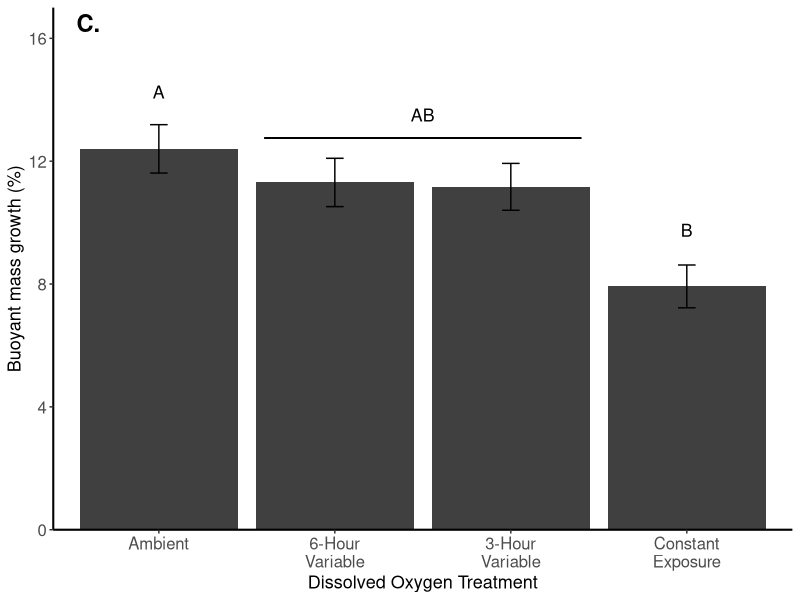
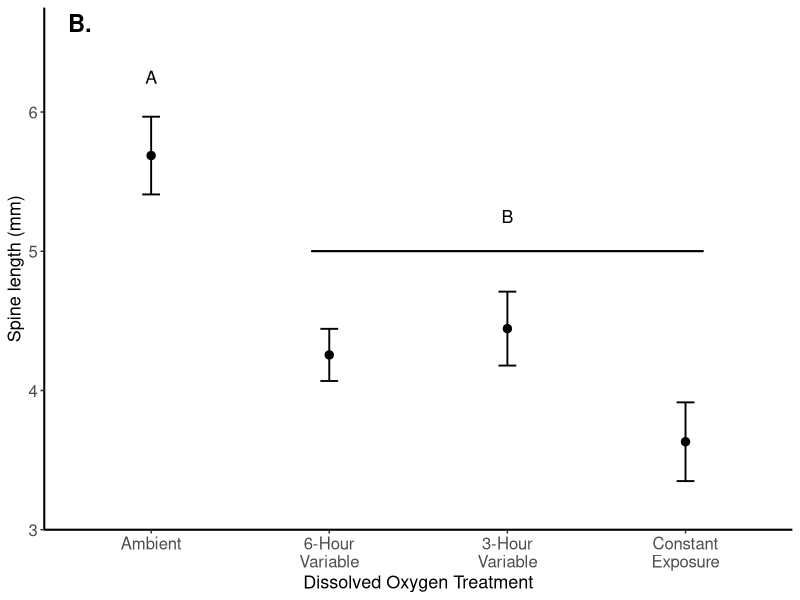
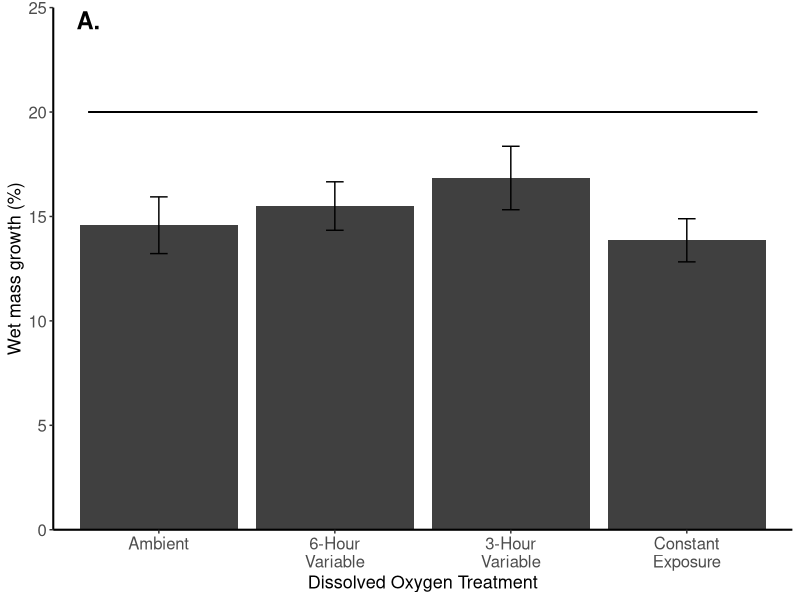

The R script that drew these images, in order: (Note: this script raises an error after producing the figures.)
library(scales)
library(nlme)
library(multcomp)
library(ggpubr)
library(tidyverse)

# For label wrapping in plots
wrap_10<-wrap_format(10)

##########################################################
# WET MASS
wmass <- read_csv("3_WetMass.csv") %>%
  mutate(TreatCode = as_factor(TreatCode) %>%
           fct_relevel("Ambient", "Cyc6", "Cyc3", "Constant")
  )

## Tests for ANOVA assumptions
shapiro.test(wmass$WM.initial)
bartlett.test(WM.initial~TreatCode,data = wmass)
shapiro.test(wmass$WMChange.endpt)
bartlett.test(WMChange.endpt~TreatCode,data = wmass)

## Nested ANOVA (Tank as random factor)
### check for differences in wet mass pre-treatment
lme.wm.initial<-lme(WM.initial~TreatCode,data=wmass,random=~1|TankID)
anova(lme.wm.initial)

### test for differences in wet mass growth post-treatment
lme.wmchange<-lme(WMChange.endpt~TreatCode*SpineAmp,data=wmass,random=~1|TankID)
anova(lme.wmchange)

## Generate means and standard errors for plotting
se.wmchange <- wmass %>%
  group_by(TreatCode) %>%
  summarise(n = n(),
            WMChange_mean = mean(WMChange.endpt),
            sd = sd(WMChange.endpt),
            se = sd/sqrt(n)
  ) %>%
  ungroup()

## Plot figure
gg.wmchange<-ggplot(se.wmchange,aes(x=TreatCode,y=WMChange_mean*100))+
  geom_bar(stat="identity",fill="gray25")+
  geom_errorbar(aes(ymin=(WMChange_mean*100)-(se*100),ymax=(WMChange_mean*100)+(se*100)),width=0.1)+
  scale_x_discrete(labels=wrap_10(c("Ambient","6-Hour Variable","3-Hour Variable","Constant Exposure")))+
  scale_y_continuous(expand = c(0,0), limits = c(0,25))+
  xlab("Dissolved Oxygen Treatment")+
  ylab("Wet mass growth (%)")+
  geom_segment(aes(x=.6,y=20,xend=4.4,yend=20), size=.55)+
  annotate("text", x = 0.6, y = 24.4, label = "A.", size = 6, fontface=2)+
  theme_bw()+theme(panel.border = element_blank(), panel.grid.major = element_blank(), panel.grid.minor = element_blank(), axis.line.x = element_line(colour = "black", size = .7), axis.line.y = element_line(colour = "black", size = .7), axis.title.x = element_text(size=13), axis.title.y = element_text(size=13),axis.text.x = element_text(size=12),axis.text.y = element_text(size=12))



##########################################################
# TEST DIAMETER
diam <- read_csv("3_TestDiameter.csv") %>%
  mutate(TreatCode = as_factor(TreatCode) %>%
           fct_relevel("Ambient", "Cyc6", "Cyc3", "Constant")
  )

## Tests for ANOVA assumptions
shapiro.test(diam$Diam.initial)
bartlett.test(Diam.initial~TreatCode,data = diam)
shapiro.test(diam$DiamChange.endpt)
bartlett.test(DiamChange.endpt~TreatCode,data = diam)

## Nested ANOVA (Tank as random factor)
### check for differences in wet mass pre-treatment
lme.diam.initial<-lme(Diam.initial~TreatCode,data=diam,random=~1|TankID)
anova(lme.diam.initial)

### check for differences in diameter growth post-treatment
lme.diamchange<-lme(DiamChange.endpt~TreatCode,data=diam,random=~1|TankID)
anova(lme.diamchange)

##########################################################
# SPINE REGENERATION

spines <- read_csv("3_SpineLengths.csv") %>%
  mutate(TreatCode = as_factor(TreatCode) %>%
           fct_relevel("Ambient", "Cyc6", "Cyc3", "Constant"),
         TankID = as_factor(as.character(TankID))
  )

## Tests for ANOVA assumptions
shapiro.test(spines$MeanLength)
bartlett.test(MeanLength~TreatCode,data = spines)

## Nested ANOVA (Tank as random factor)
lme.spines<-lme(MeanLength~TreatCode,data=spines,random=~1|TankID)
anova(lme.spines)

## Generate means and standard errors for plotting
se.spines <- spines %>%
  group_by(TreatCode) %>%
  summarise(n = n(),
            SpineLength_mean = mean(MeanLength),
            sd = sd(MeanLength),
            se = sd/sqrt(n)
  ) %>%
  ungroup()

## Plot figure
gg.spines<-ggplot(se.spines,aes(x=TreatCode,y=SpineLength_mean*10))+
  geom_point(size=2.5)+
  geom_errorbar(aes(ymin=(SpineLength_mean*10)-(se*10),ymax=(SpineLength_mean*10)+(se*10)),width=.1,size=.65)+
  xlab("Dissolved Oxygen Treatment")+
  ylab("Spine length (mm)")+
  scale_x_discrete(labels=wrap_10(c("Ambient","6-Hour Variable","3-Hour Variable","Constant Exposure")))+
  scale_y_continuous(expand = c(0,0), limits = c(3,6.75))+
  geom_segment(aes(x=1.9,y=5,xend=4.1,yend=5), size=.55)+
  annotate("text", x = 1, y = 6.25, label = "A", size = 4.5)+
  annotate("text", x = 3, y = 5.25, label = "B", size = 4.5)+
  annotate("text", x = 0.6, y = 6.64, label = "B.", size = 6, fontface=2)+
  theme_bw()+theme(panel.border = element_blank(), panel.grid.major = element_blank(), panel.grid.minor = element_blank(), axis.line.x = element_line(colour = "black", size = .7), axis.line.y = element_line(colour = "black", size = .7), axis.title.x = element_text(size=13), axis.title.y = element_text(size=13),axis.text.x = element_text(size=12),axis.text.y = element_text(size=12))

##########################################################
# BUOYANT MASS

bmass <- read_csv("3_BuoyantMass.csv") %>%
  mutate(TreatCode = as_factor(TreatCode) %>%
           fct_relevel("Ambient", "Cyc6", "Cyc3", "Constant")
  )

## Tests for ANOVA assumptions
shapiro.test(bmass$BM.initial)
bartlett.test(BM.initial~TreatCode,data = bmass)
shapiro.test(bmass$BMChange.midpt)
bartlett.test(BMChange.midpt~TreatCode,data = bmass)
shapiro.test(bmass$BMChange.endpt)
bartlett.test(BMChange.endpt~TreatCode,data = bmass)

## Nested ANOVA (Tank as random factor)
### check for differences in buoyant mass pre-treatment
lme.bm.initial<-lme(BM.initial~TreatCode,data=bmass,random=~1|TankID)
anova(lme.bm.initial)

### test for differences in buoyant mass growth mid-treatment
lme.bmchange.midpt<-lme(BMChange.midpt~TreatCode,data=bmass,random=~1|TankID)
anova(lme.bmchange.midpt)

### test for differences in buoyant mass growth post-treatment
lme.bmchange.endpt<-lme(BMChange.endpt~TreatCode*SpineAmp,data=bmass,random=~1|TankID)
anova(lme.bmchange.endpt)

## Generate means and standard errors for plotting
se.bmchange <- bmass %>%
  group_by(TreatCode) %>%
  summarise(n = n(),
            BMChange_mean = mean(BMChange.endpt),
            sd = sd(BMChange.endpt),
            se = sd/sqrt(n)
  ) %>%
  ungroup()

## Plot figure
gg.bmchange<-ggplot(se.bmchange,aes(x=TreatCode,y=100*BMChange_mean))+
  geom_bar(stat="identity",fill="gray25")+
  geom_errorbar(aes(ymin=(100*BMChange_mean)-(100*se),ymax=(100*BMChange_mean)+(100*se)),width=0.1)+
  xlab("Dissolved Oxygen Treatment")+
  ylab("Buoyant mass growth (%)")+
  scale_x_discrete(labels=wrap_10(c("Ambient","6-Hour Variable","3-Hour Variable","Constant Exposure")))+
  scale_y_continuous(expand = c(0,0), limits = c(0,17))+
  geom_segment(aes(x=1.6,y=12.75,xend=3.4,yend=12.75), size=.55)+
  annotate("text", x = 1, y = 14.25, label = "A", size = 4.5)+
  annotate("text", x = 4, y = 9.75, label = "B", size = 4.5)+
  annotate("text", x = 2.5, y = 13.5, label = "AB", size = 4.5)+
  annotate("text", x = 0.6, y = 16.5, label = "C.", size = 6, fontface=2)+
  theme_bw()+theme(panel.border = element_blank(), panel.grid.major = element_blank(), panel.grid.minor = element_blank(), axis.line.x = element_line(colour = "black", size = .7), axis.line.y = element_line(colour = "black", size = .7), axis.title.x = element_text(size=13), axis.title.y = element_text(size=13),axis.text.x = element_text(size=12),axis.text.y = element_text(size=12))

##########################################################
# GONAD INDEX
gonads <- read_csv("3_GonadIndex.csv") %>%
  mutate(TreatCode = as_factor(TreatCode) %>%
           fct_relevel("Ambient", "Cyc6", "Cyc3", "Constant")
  )

## Tests for ANOVA assumptions
shapiro.test(gonads$GI.afdm)
bartlett.test(GI.afdm~TreatCode,data = gonads)

## Nested ANOVA (Tank as random factor)
### test for differences in gonad indices post-treatment
lme.gi.afdm<-lme(GI.afdm~TreatCode,data=gonads,random=~1|TankID)
anova(lme.gi.afdm)

### post-hoc test
summary(glht(lme.gonadindex.afdm, linfct=mcp(Treatment = "Tukey")))

## Generate means and standard errors for plotting
se.gi <- gonads %>%
  group_by(TreatCode) %>%
  summarise(n = n(),
            GI_mean = mean(GI.afdm),
            sd = sd(GI.afdm),
            se = sd/sqrt(n)
  ) %>%
  ungroup()

## Plot figure
gg.gi<-ggplot(se.gi,aes(x=TreatCode,y=GI_mean))+
  geom_point(size=2.5)+
  geom_errorbar(aes(ymin=GI_mean-se,ymax=GI_mean+se),width=0.1,size=.65)+
  xlab("Dissolved Oxygen Treatment")+
  ylab("Gonad Index")+
  scale_x_discrete(labels=wrap_10(c("Ambient","6-Hour Variable","3-Hour Variable","Constant Exposure")))+  
  scale_y_continuous(expand = c(0,0), limits = c(.38,.55))+
  annotate("text", x = 1, y = .515, label = "A", size = 4.5)+
  annotate("text", x = 4, y = .417, label = "C", size = 4.5)+
  annotate("text", x = 3, y = .45, label = "BC", size = 4.5)+
  annotate("text", x = 2, y = .485, label = "AB", size = 4.5)+
  annotate("text", x = 0.6, y = .5455, label = "D.", size = 6, fontface=2)+
  theme_bw()+theme(panel.border = element_blank(), panel.grid.major = element_blank(), panel.grid.minor = element_blank(), axis.line.x = element_line(colour = "black", size = .7), axis.line.y = element_line(colour = "black", size = .7), axis.title.x = element_text(size=13), axis.title.y = element_text(size=13),axis.text.x = element_text(size=12),axis.text.y = element_text(size=12))


ggarrange(gg.wmchange,gg.spines,gg.bmchange,gg.gi,nrow=2,ncol=2,align="hv")
